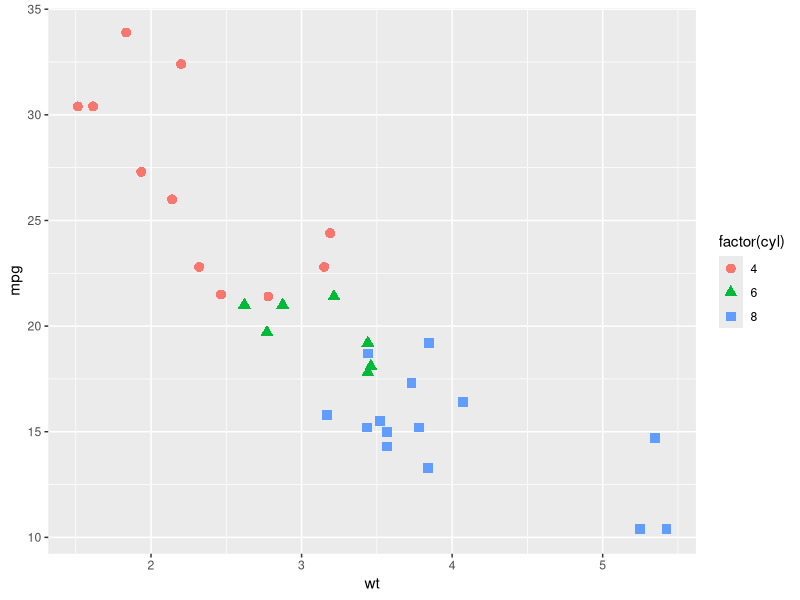

R code for this plot:
library(ggplot2)
library(dplyr)

df<- mtcars


df %>%
  ggplot(aes(x=wt,y=mpg)) +
  geom_point(aes(shape=factor(cyl),color = factor(cyl)),size=3)
